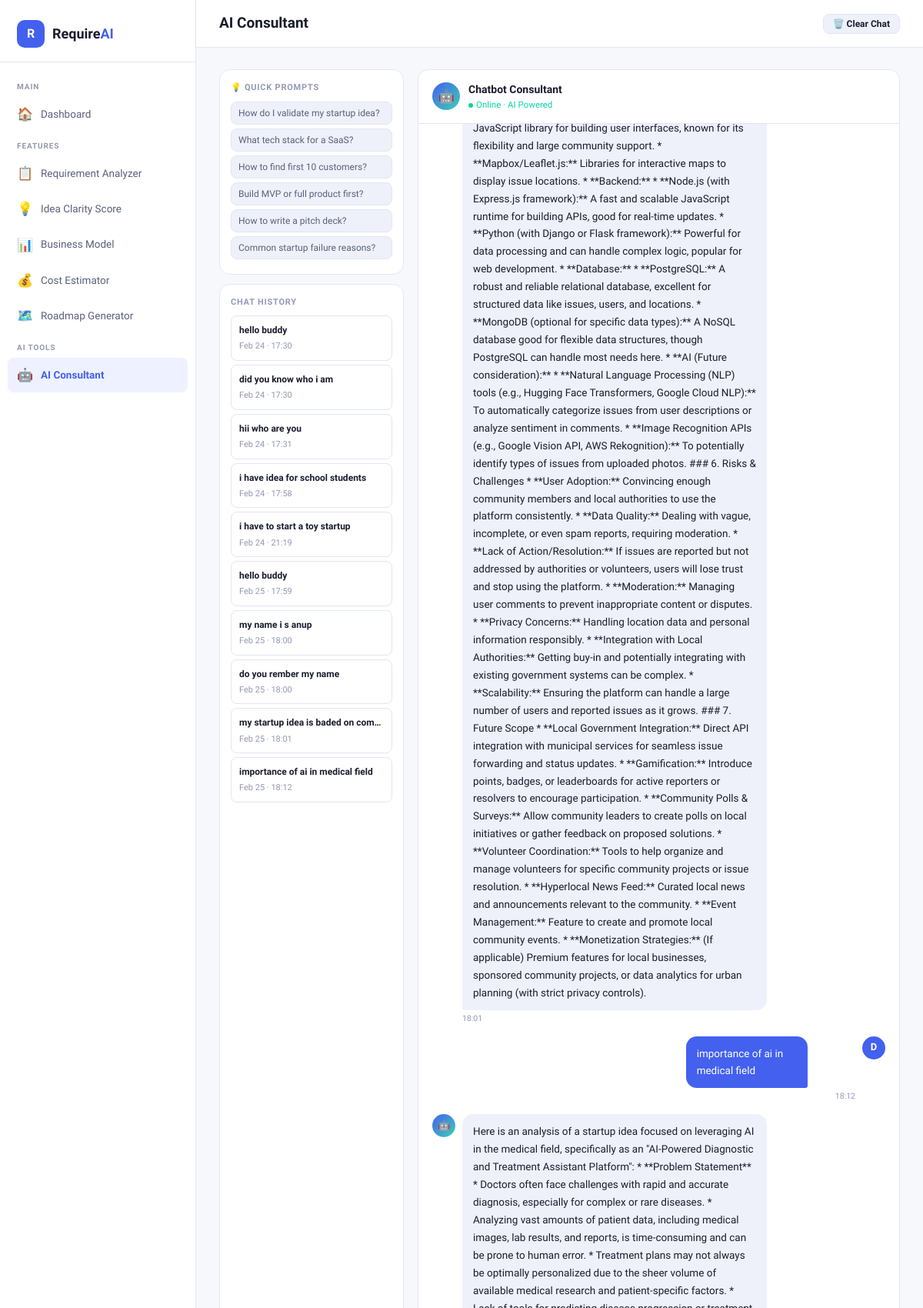
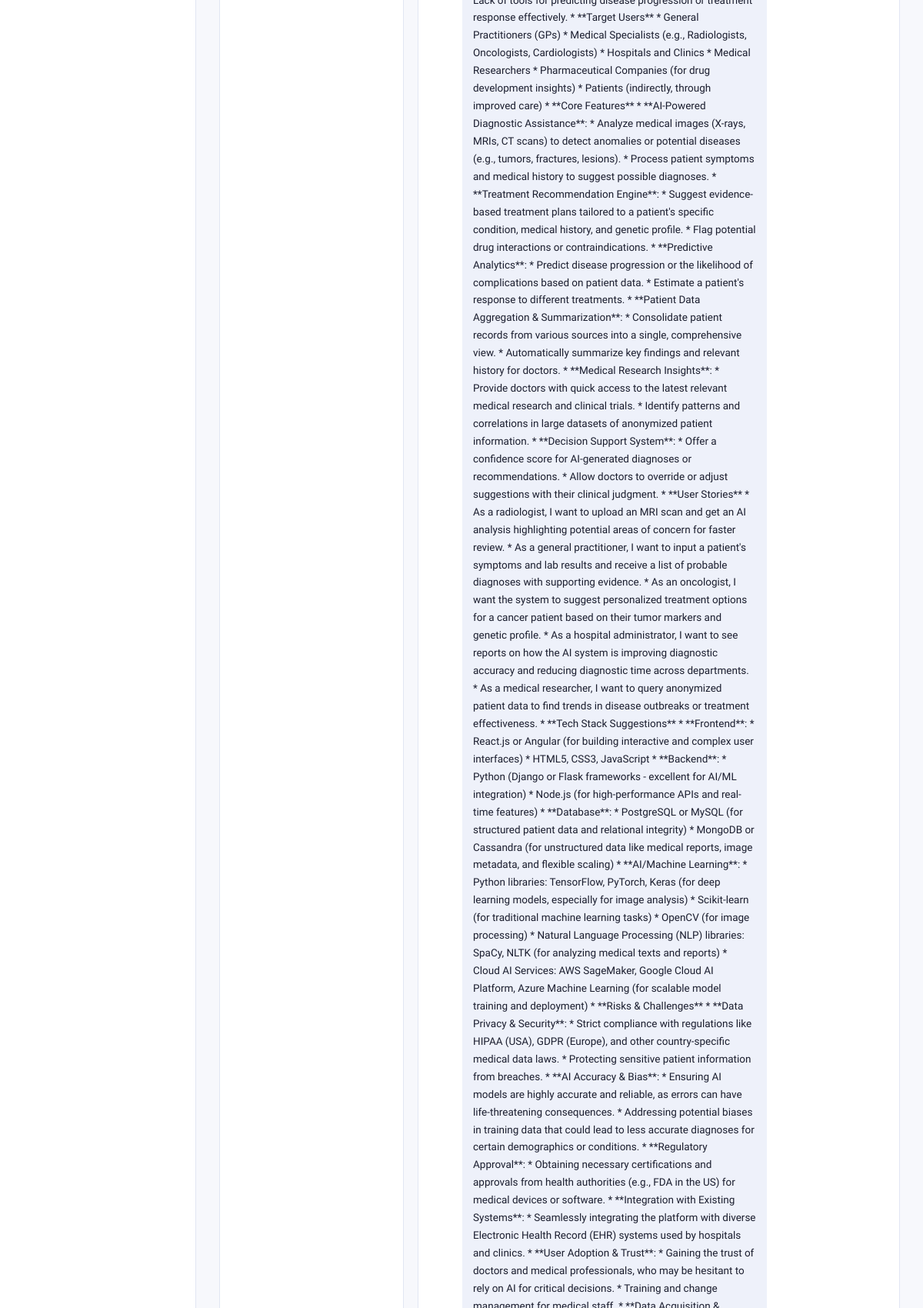
The page /chatbot/ (signed in, upper part) on the database its author committed (2 pictures, top to bottom).
### app/models.py (models this page shows, shortened)
class ChatHistory(models.Model):
    user = models.ForeignKey(User, on_delete=models.CASCADE)
    user_message = models.TextField()
    bot_response = models.TextField()
    created_at = models.DateTimeField(auto_now_add=True)

### app/views.py (the view, shortened to what this page needs)
# urls.py: path("chatbot/",        views.chatbot,        name="chatbot"),
@login_required(login_url="login")
def chatbot(request):
    if request.GET.get("clear"):
        ChatHistory.objects.filter(user=request.user).delete()
        return redirect("chatbot")
    chats = ChatHistory.objects.filter(user=request.user).order_by("created_at")
    return render(request, "chatbot.html", {"chats": chats})

### templates/chatbot.html (shortened to what this page needs)
{% extends 'base.html' %}
{% block page_title %}AI Consultant{% endblock %}
{% block topbar_actions %}<button onclick="clearChat()" class="btn btn-secondary btn-sm">🗑️ Clear Chat</button>{% endblock %}
{% block content %}
<div class="chat-layout fade-up">
    <div class="chat-sidebar">
        <div class="sugg-card">
            <div class="sugg-label">💡 Quick Prompts</div>
            <button class="sugg-chip" onclick="setPrompt(this)">How do I validate my startup idea?</button>
            <button class="sugg-chip" onclick="setPrompt(this)">What tech stack for a SaaS?</button>
            <button class="sugg-chip" onclick="setPrompt(this)">How to find first 10 customers?</button>
            <button class="sugg-chip" onclick="setPrompt(this)">Build MVP or full product first?</button>
            <button class="sugg-chip" onclick="setPrompt(this)">How to write a pitch deck?</button>
            <button class="sugg-chip" onclick="setPrompt(this)">Common startup failure reasons?</button>
        </div>
        {% if chats %}
        <div class="hist-card">
            <div class="hist-label">Chat History</div>
            {% for chat in chats|slice:":10" %}
            <div class="hist-sess"><div class="hist-sess-title">{{ chat.user_message|truncatechars:38 }}</div><div class="hist-sess-date">{{ chat.created_at|date:"M d · H:i" }}</div></div>
            {% endfor %}
        </div>
        {% endif %}
    </div>
    <div class="chat-window">
        <div class="chat-hdr">
            <div class="bot-av">🤖</div>
            <div><div class="bot-name">Chatbot Consultant</div><div class="bot-status"><div class="status-dot"></div> Online · AI Powered</div></div>
        </div>
        <div class="chat-msgs" id="chatMsgs">
            {% if chats %}
                {% for chat in chats %}
                <div class="message user"><div class="msg-av user">{{ request.user.username|first|upper }}</div><div><div class="msg-bubble">{{ chat.user_message }}</div><div class="msg-time">{{ chat.created_at|date:"H:i" }}</div></div></div>
                <div class="message bot"><div class="msg-av bot">🤖</div><div><div class="msg-bubble">{{ chat.bot_response }}</div><div class="msg-time">{{ chat.created_at|date:"H:i" }}</div></div></div>
                {% endfor %}
            {% else %}
                <div class="empty-chat" id="emptyChat"><div class="empty-chat-icon">🤖</div><h3>Ask me anything!</h3><p>I'm your AI startup consultant. Ask about your idea, tech stack, market strategy, or anything startup-related.</p></div>
            {% endif %}
        </div>
    </div>
</div>
{% endblock %}

### templates/base.html (style rules this page uses)
:root { --bg: #F7F8FC; --surface: #FFFFFF; --surface2: #EEF1FA; --border: #E2E6F3; --primary: #4361EE; --primary-light: #EEF1FF; --secondary: #3DCFB6; --warn: #FF9F1C; --success: #06D6A0; --danger: #EF233C; --text: #1A1D2E; --text2: #5A607A; --text3: #9399B2; --shadow-sm: 0 1px 4px rgba(67,97,238,.08); --shadow: 0 4px 20px rgba(67,97,238,.10); --shadow-lg: 0 8px 40px rgba(67,97,238,.14); --radius: 14px; --radius-sm: 8px; }
*, *::before, *::after { box-sizing: border-box; margin: 0; padding: 0; }
html { scroll-behavior: smooth; }
body { font-family: 'Sora', sans-serif; background: var(--bg); color: var(--text); min-height: 100vh; line-height: 1.6; }
button { font-family: inherit; cursor: pointer; }
.btn { display: inline-flex; align-items: center; gap: 7px; padding: 9px 18px; border-radius: var(--radius-sm); font-size: 13.5px; font-weight: 600; border: none; transition: all .18s; cursor: pointer; }
.btn-secondary { background: var(--surface2); color: var(--text); border: 1px solid var(--border); }
.btn-sm { padding: 5px 12px; font-size: 12px; }
.fade-up { animation: fadeUp .38s ease forwards; }

### templates/chatbot.html (style rules this page uses)
.chat-layout { display:grid;grid-template-columns:240px 1fr;gap:18px;height:calc(100vh - 122px);min-height:500px; }
.chat-sidebar { display:flex;flex-direction:column;gap:12px;overflow-y:auto; }
.sugg-card { background:var(--surface);border:1px solid var(--border);border-radius:var(--radius);padding:14px; }
.sugg-label { font-size:11px;font-weight:700;color:var(--text3);text-transform:uppercase;letter-spacing:.07em;margin-bottom:9px; }
.sugg-chip { display:block;padding:7px 9px;border-radius:var(--radius-sm);background:var(--surface2);border:1px solid var(--border);font-size:12px;color:var(--text2);cursor:pointer;margin-bottom:5px;transition:all .18s;text-align:left;width:100%; }
.hist-card { background:var(--surface);border:1px solid var(--border);border-radius:var(--radius);padding:14px;flex:1;overflow-y:auto; }
.hist-label { font-size:11px;font-weight:700;color:var(--text3);text-transform:uppercase;letter-spacing:.07em;margin-bottom:9px; }
.hist-sess { padding:9px 10px;border-radius:var(--radius-sm);cursor:pointer;border:1px solid var(--border);margin-bottom:5px;transition:all .18s; }
.hist-sess-title { font-size:12px;font-weight:600;color:var(--text);white-space:nowrap;overflow:hidden;text-overflow:ellipsis; }
.hist-sess-date { font-size:11px;color:var(--text3);margin-top:2px; }
.chat-window { background:var(--surface);border:1px solid var(--border);border-radius:var(--radius);display:flex;flex-direction:column;overflow:hidden; }
.chat-hdr { padding:14px 18px;border-bottom:1px solid var(--border);display:flex;align-items:center;gap:11px; }
.bot-av { width:36px;height:36px;border-radius:50%;background:linear-gradient(135deg,var(--primary),var(--secondary));display:flex;align-items:center;justify-content:center;font-size:17px;flex-shrink:0; }
.bot-name { font-size:14px;font-weight:700;color:var(--text); }
.bot-status { font-size:11.5px;color:var(--success);display:flex;align-items:center;gap:4px; }
.status-dot { width:6px;height:6px;border-radius:50%;background:var(--success); }
.chat-msgs { flex:1;overflow-y:auto;padding:18px;display:flex;flex-direction:column;gap:14px; }
.message { display:flex;gap:9px;align-items:flex-start;animation:msgIn .28s ease; }
.message.user { flex-direction:row-reverse; }
.msg-av { width:30px;height:30px;border-radius:50%;display:flex;align-items:center;justify-content:center;font-size:13px;font-weight:800;flex-shrink:0; }
.msg-av.bot { background:linear-gradient(135deg,var(--primary),var(--secondary));color:#fff; }
.msg-av.user { background:var(--primary);color:#fff; }
.msg-bubble { max-width:72%;padding:11px 14px;border-radius:14px;font-size:13.5px;line-height:1.7; }
.message.bot .msg-bubble { background:var(--surface2);color:var(--text);border-bottom-left-radius:3px; }
.message.user .msg-bubble { background:var(--primary);color:#fff;border-bottom-right-radius:3px; }
.msg-time { font-size:10.5px;color:var(--text3);margin-top:3px; }
.message.user .msg-time { text-align:right; }

### rows shown on the page
ChatHistory: user_message "hello buddy", created_at "Feb 24 · 17:30"
ChatHistory: user_message "did you know who i am", created_at "Feb 24 · 17:30"
ChatHistory: user_message "hii who are you", created_at "Feb 24 · 17:31"
ChatHistory: user_message "i have idea for school students", created_at "Feb 24 · 17:58"
ChatHistory: user_message "i have to start a toy startup", created_at "Feb 24 · 21:19"
ChatHistory: user_message "hello buddy", created_at "Feb 25 · 17:59"
ChatHistory: user_message "my name i s anup", created_at "Feb 25 · 18:00"
ChatHistory: user_message "do you rember my name", created_at "Feb 25 · 18:00"
ChatHistory: user_message "my startup idea is baded on com…", created_at "Feb 25 · 18:01", created_at "18:01"
ChatHistory: user_message "importance of ai in medical field", created_at "Feb 25 · 18:12", created_at "18:12"

### other values the page prints
{{ request.user.username|first|upper }} "D"
